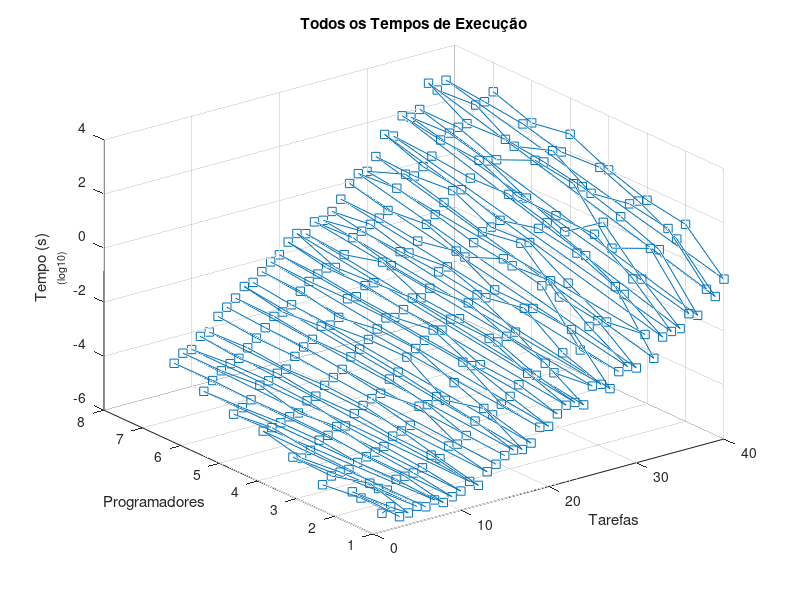

Write MATLAB code to recreate this figure.
clear all;
close all;
file = load("temposExecucao.txt");

T = file(:,1);
P = file(:,2);
t = log10(file(:,3));

figure(1)
plot3(T, P, t, '-s');
title 'Todos os Tempos de Execução'
xlabel ('Tarefas')
ylabel ('Programadores')
zlabel ({'Tempo (s)', '_{(log10)}'});
grid on;